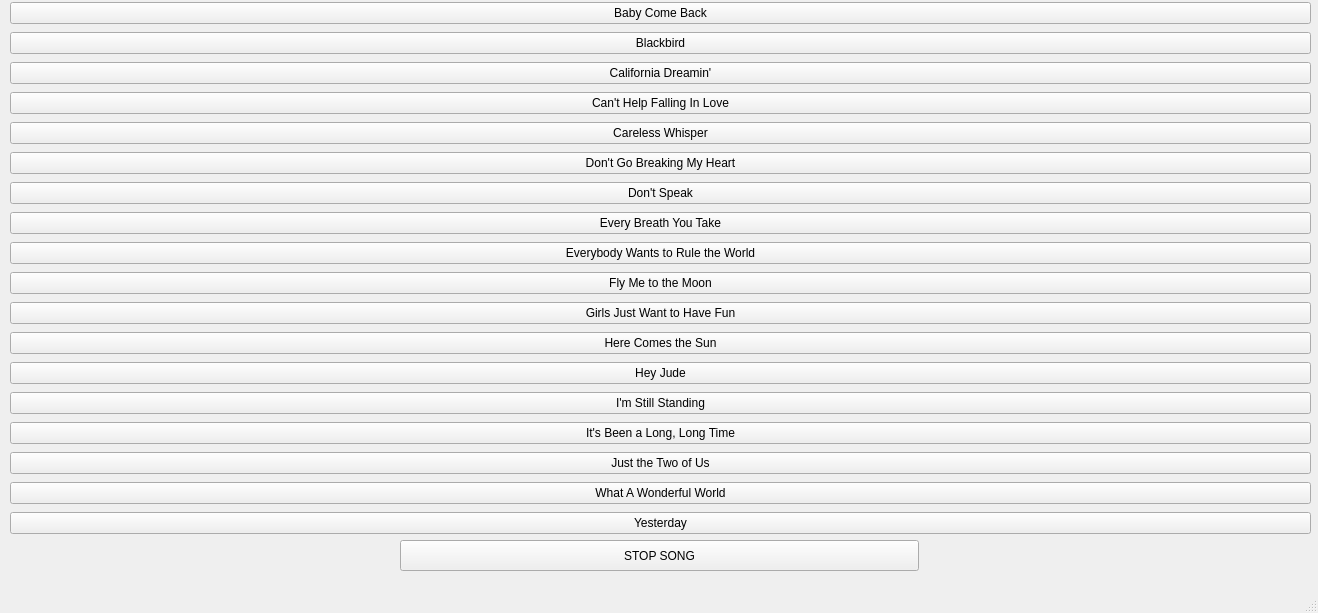
<?xml version="1.0" encoding="UTF-8"?>
<ui version="4.0">
 <class>MainWindow</class>
 <widget class="QMainWindow" name="MainWindow">
  <property name="geometry">
   <rect>
    <x>0</x>
    <y>0</y>
    <width>1318</width>
    <height>613</height>
   </rect>
  </property>
  <property name="windowTitle">
   <string>MainWindow</string>
  </property>
  <widget class="QWidget" name="centralwidget">
   <widget class="QWidget" name="verticalLayoutWidget">
    <property name="geometry">
     <rect>
      <x>10</x>
      <y>0</y>
      <width>1301</width>
      <height>541</height>
     </rect>
    </property>
    <layout class="QVBoxLayout" name="verticalLayout">
     <item>
      <widget class="QPushButton" name="pushButton">
       <property name="text">
        <string>Baby Come Back</string>
       </property>
      </widget>
     </item>
     <item>
      <widget class="QPushButton" name="pushButton_3">
       <property name="text">
        <string>Blackbird</string>
       </property>
      </widget>
     </item>
     <item>
      <widget class="QPushButton" name="pushButton_6">
       <property name="text">
        <string>California Dreamin'</string>
       </property>
      </widget>
     </item>
     <item>
      <widget class="QPushButton" name="pushButton_9">
       <property name="text">
        <string>Can't Help Falling In Love</string>
       </property>
      </widget>
     </item>
     <item>
      <widget class="QPushButton" name="pushButton_11">
       <property name="text">
        <string>Careless Whisper</string>
       </property>
      </widget>
     </item>
     <item>
      <widget class="QPushButton" name="pushButton_13">
       <property name="text">
        <string>Don't Go Breaking My Heart</string>
       </property>
      </widget>
     </item>
     <item>
      <widget class="QPushButton" name="pushButton_8">
       <property name="text">
        <string>Don't Speak</string>
       </property>
      </widget>
     </item>
     <item>
      <widget class="QPushButton" name="pushButton_10">
       <property name="text">
        <string>Every Breath You Take</string>
       </property>
      </widget>
     </item>
     <item>
      <widget class="QPushButton" name="pushButton_4">
       <property name="text">
        <string>Everybody Wants to Rule the World</string>
       </property>
      </widget>
     </item>
     <item>
      <widget class="QPushButton" name="pushButton_5">
       <property name="text">
        <string>Fly Me to the Moon</string>
       </property>
      </widget>
     </item>
     <item>
      <widget class="QPushButton" name="pushButton_12">
       <property name="text">
        <string>Girls Just Want to Have Fun</string>
       </property>
      </widget>
     </item>
     <item>
      <widget class="QPushButton" name="pushButton_18">
       <property name="text">
        <string>Here Comes the Sun</string>
       </property>
      </widget>
     </item>
     <item>
      <widget class="QPushButton" name="pushButton_17">
       <property name="text">
        <string>Hey Jude</string>
       </property>
      </widget>
     </item>
     <item>
      <widget class="QPushButton" name="pushButton_16">
       <property name="text">
        <string>I'm Still Standing</string>
       </property>
      </widget>
     </item>
     <item>
      <widget class="QPushButton" name="pushButton_15">
       <property name="text">
        <string>It's Been a Long, Long Time</string>
       </property>
      </widget>
     </item>
     <item>
      <widget class="QPushButton" name="pushButton_7">
       <property name="text">
        <string>Just the Two of Us</string>
       </property>
      </widget>
     </item>
     <item>
      <widget class="QPushButton" name="pushButton_14">
       <property name="text">
        <string>What A Wonderful World</string>
       </property>
      </widget>
     </item>
     <item>
      <widget class="QPushButton" name="pushButton_19">
       <property name="text">
        <string>Yesterday</string>
       </property>
      </widget>
     </item>
    </layout>
   </widget>
   <widget class="QPushButton" name="pushButton_2">
    <property name="geometry">
     <rect>
      <x>400</x>
      <y>540</y>
      <width>519</width>
      <height>31</height>
     </rect>
    </property>
    <property name="text">
     <string>STOP SONG</string>
    </property>
   </widget>
  </widget>
  <widget class="QMenuBar" name="menubar">
   <property name="geometry">
    <rect>
     <x>0</x>
     <y>0</y>
     <width>1318</width>
     <height>22</height>
    </rect>
   </property>
  </widget>
  <widget class="QStatusBar" name="statusbar"/>
 </widget>
 <resources/>
 <connections/>
</ui>
